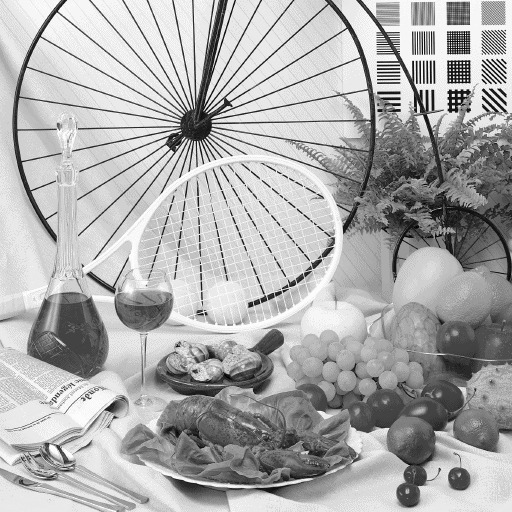
#> input picture grayImg.bmp, 512 x 512 px
$ python prob3c.py
#> lines starting #> are read from the running program, lines starting #| are printed output that depends on the picture; after the words box and inside, x2 and y2 are one past the last pixel; in counts of white or black regions, pixels touching at a corner belong together
import random
import cv2
import imageio.v3 as iio
import numpy as np
import matplotlib.pyplot as plt
import statistics

img = iio.imread("grayImg.bmp", pilmode='L')
#> img is the input picture: shape (512, 512); min 0, max 252, mean 173.2
h,w = img.shape
#> h = 512; w = 512

def addNoise(imag):
    for i in range(10000):
        x = random.randint(0,h-1)
        y = random.randint(0,w-1)
        imag[x][y] = 255
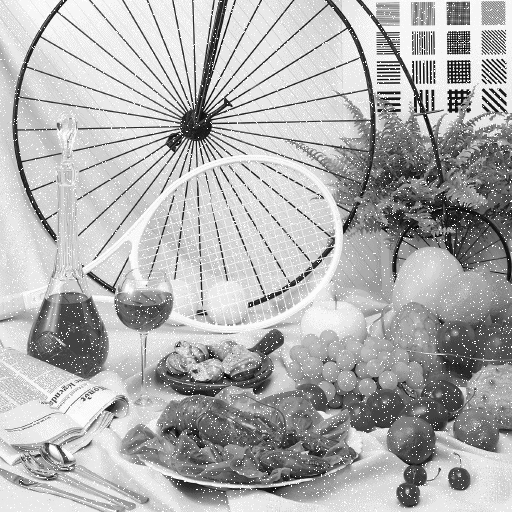
#> imag: shape (512, 512); min 0, max 255, mean 176.2
    for i in range(10000):
        x = random.randint(0,h-1)
        y = random.randint(0,w-1)
        imag[x][y] = 0
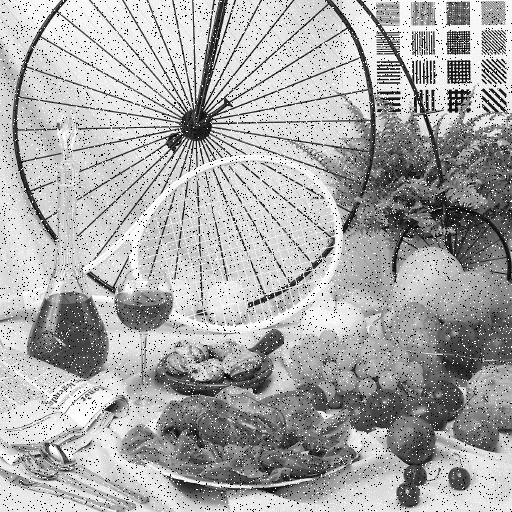
#> imag: shape (512, 512); 3.74% of pixels changed, all inside (x1, y1, x2, y2) = (0, 0, 512, 512)
    return imag


img = addNoise(img)
imgHarAvgFilter = img.copy()
imgGeoAvgFilter = img.copy()

def geoAvarage(image , x , y, karnelSize):
    if (karnelSize == 5):
        it = {-2, -1, 0, 1, 2}
    else:
        it = {-1, 0, 1}
    out = 1
    count = 0
    for i in(it):
        for j in(it):
            ix = x + i
            iy = y + j
            if((ix > 0 and ix < h) and (iy > 0 and iy < w)):
                if(image[ix][iy]):
                    count += 1
                    out *= int(image[ix][iy])
    out = out ** (1/count)
    return np.uint8(out)

def harAvarage(image , x , y, karnelSize):
    NoofPixels = karnelSize ** 2
    if (karnelSize == 5):
        it = {-2, -1, 0, 1, 2}
    else:
        it = {-1, 0, 1}
    out = 0
    count = 0
    for i in(it):
        for j in(it):
            ix = x + i
            iy = y + j
            if((ix > 0 and ix < h) and (iy > 0 and iy < w)):
                if(image[ix][iy] > 0):
                    count += 1
                    out += float(1 / int(image[ix][iy]) + 1e-4)

    out = karnelSize / out
    out = max(0 ,min(255, out))
    return np.uint8(out)

def AvgFilter(imag, geo, karnelSize):
#> called with geo = True, karnelSize = 3
    for i in range(h):
        for j in range(w):
            if(geo):
                imag[i][j] = geoAvarage(img, i, j, karnelSize)
            else:
                imag[i][j] = harAvarage(img, i, j, karnelSize)
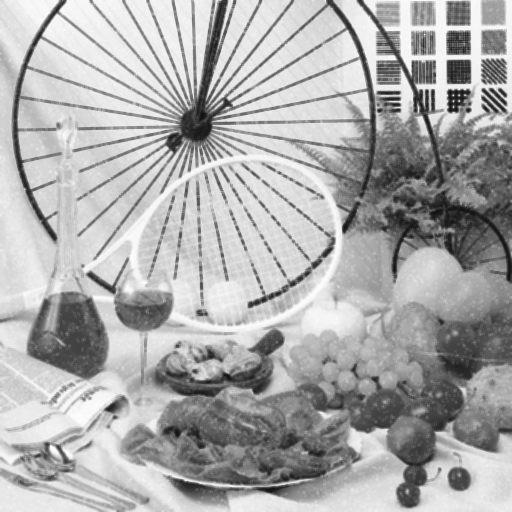
#> imag: shape (512, 512); min 17, max 255, mean 171.7
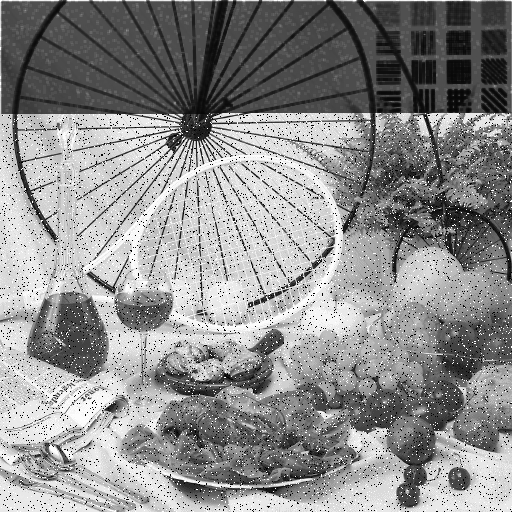
#> imag: shape (512, 512); min 0, max 255, mean 141.2
    return imag

imgGeoAvgFilter = AvgFilter(imgGeoAvgFilter , True, 3)
#> (the run stopped early here; a loop or call above may not have finished)
